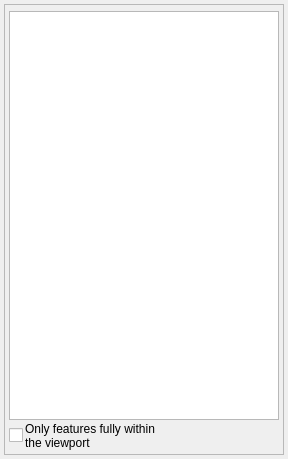
<?xml version="1.0" encoding="UTF-8"?>
<ui version="4.0">
 <class>FeaturesDockWidget</class>
 <widget class="QWidget" name="FeaturesDockWidget">
  <property name="geometry">
   <rect>
    <x>0</x>
    <y>0</y>
    <width>288</width>
    <height>459</height>
   </rect>
  </property>
  <property name="windowTitle">
   <string>DirtyDock</string>
  </property>
  <layout class="QVBoxLayout">
   <property name="spacing">
    <number>2</number>
   </property>
   <property name="margin">
    <number>4</number>
   </property>
   <item>
    <widget class="QFrame" name="frame">
     <property name="frameShape">
      <enum>QFrame::StyledPanel</enum>
     </property>
     <property name="frameShadow">
      <enum>QFrame::Raised</enum>
     </property>
     <layout class="QVBoxLayout">
      <property name="spacing">
       <number>2</number>
      </property>
      <property name="margin">
       <number>4</number>
      </property>
      <item>
       <widget class="QTabBar" name="tabBar" native="true">
        <property name="sizePolicy">
         <sizepolicy hsizetype="Minimum" vsizetype="Preferred">
          <horstretch>0</horstretch>
          <verstretch>0</verstretch>
         </sizepolicy>
        </property>
        <property name="minimumSize">
         <size>
          <width>1</width>
          <height>0</height>
         </size>
        </property>
       </widget>
      </item>
      <item>
       <widget class="QListWidget" name="FeaturesList">
        <property name="contextMenuPolicy">
         <enum>Qt::CustomContextMenu</enum>
        </property>
        <property name="selectionMode">
         <enum>QAbstractItemView::ExtendedSelection</enum>
        </property>
       </widget>
      </item>
      <item>
       <layout class="QHBoxLayout" name="horizontalLayout">
        <item>
         <widget class="QCheckBox" name="cbWithin"/>
        </item>
        <item>
         <widget class="QLabel" name="label">
          <property name="text">
           <string>Only features fully within the viewport</string>
          </property>
          <property name="wordWrap">
           <bool>true</bool>
          </property>
          <property name="buddy">
           <cstring>cbWithin</cstring>
          </property>
         </widget>
        </item>
        <item>
         <spacer name="horizontalSpacer">
          <property name="orientation">
           <enum>Qt::Horizontal</enum>
          </property>
          <property name="sizeType">
           <enum>QSizePolicy::Expanding</enum>
          </property>
          <property name="sizeHint" stdset="0">
           <size>
            <width>40</width>
            <height>20</height>
           </size>
          </property>
         </spacer>
        </item>
       </layout>
      </item>
     </layout>
    </widget>
   </item>
  </layout>
 </widget>
 <customwidgets>
  <customwidget>
   <class>QTabBar</class>
   <extends>QWidget</extends>
   <header location="global">qtabbar.h</header>
   <container>1</container>
  </customwidget>
 </customwidgets>
 <resources/>
 <connections/>
</ui>
